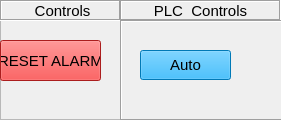
   <widget class="QFrame" name="controlbutton_frame">
    <property name="geometry">
     <rect>
      <x>680</x>
      <y>40</y>
      <width>281</width>
      <height>120</height>
     </rect>
    </property>
    <property name="font">
     <font>
      <pointsize>11</pointsize>
     </font>
    </property>
    <property name="autoFillBackground">
     <bool>true</bool>
    </property>
    <property name="frameShape">
     <enum>QFrame::StyledPanel</enum>
    </property>
    <property name="frameShadow">
     <enum>QFrame::Raised</enum>
    </property>
    <widget class="QPushButton" name="reset_alarm_button">
     <property name="geometry">
      <rect>
       <x>0</x>
       <y>40</y>
       <width>101</width>
       <height>41</height>
      </rect>
     </property>
     <property name="font">
      <font>
       <pointsize>11</pointsize>
      </font>
     </property>
     <property name="styleSheet">
      <string notr="true">background-color: rgb(239, 41, 41);</string>
     </property>
     <property name="text">
      <string>RESET ALARM</string>
     </property>
    </widget>
    <widget class="QLabel" name="tabel_label_post_3">
     <property name="geometry">
      <rect>
       <x>0</x>
       <y>0</y>
       <width>121</width>
       <height>21</height>
      </rect>
     </property>
     <property name="font">
      <font>
       <pointsize>11</pointsize>
       <weight>50</weight>
       <bold>false</bold>
      </font>
     </property>
     <property name="autoFillBackground">
      <bool>true</bool>
     </property>
     <property name="frameShape">
      <enum>QFrame::Box</enum>
     </property>
     <property name="frameShadow">
      <enum>QFrame::Sunken</enum>
     </property>
     <property name="text">
      <string> Controls</string>
     </property>
     <property name="alignment">
      <set>Qt::AlignCenter</set>
     </property>
    </widget>
    <widget class="QLabel" name="tabel_label_post_4">
     <property name="geometry">
      <rect>
       <x>120</x>
       <y>0</y>
       <width>161</width>
       <height>21</height>
      </rect>
     </property>
     <property name="font">
      <font>
       <pointsize>11</pointsize>
       <weight>50</weight>
       <bold>false</bold>
      </font>
     </property>
     <property name="autoFillBackground">
      <bool>true</bool>
     </property>
     <property name="frameShape">
      <enum>QFrame::Box</enum>
     </property>
     <property name="frameShadow">
      <enum>QFrame::Sunken</enum>
     </property>
     <property name="text">
      <string>PLC  Controls</string>
     </property>
     <property name="alignment">
      <set>Qt::AlignCenter</set>
     </property>
    </widget>
    <widget class="QLabel" name="tabel_label_9">
     <property name="geometry">
      <rect>
       <x>120</x>
       <y>20</y>
       <width>181</width>
       <height>101</height>
      </rect>
     </property>
     <property name="font">
      <font>
       <pointsize>11</pointsize>
       <weight>50</weight>
       <bold>false</bold>
      </font>
     </property>
     <property name="autoFillBackground">
      <bool>true</bool>
     </property>
     <property name="frameShape">
      <enum>QFrame::Box</enum>
     </property>
     <property name="frameShadow">
      <enum>QFrame::Sunken</enum>
     </property>
     <property name="text">
      <string/>
     </property>
     <property name="alignment">
      <set>Qt::AlignCenter</set>
     </property>
    </widget>
    <widget class="QPushButton" name="Auto">
     <property name="geometry">
      <rect>
       <x>140</x>
       <y>50</y>
       <width>91</width>
       <height>30</height>
      </rect>
     </property>
     <property name="font">
      <font>
       <pointsize>11</pointsize>
      </font>
     </property>
     <property name="styleSheet">
      <string notr="true">background-color: rgb(0, 170, 255);</string>
     </property>
     <property name="text">
      <string>Auto</string>
     </property>
     <property name="checkable">
      <bool>true</bool>
     </property>
    </widget>
   </widget>
